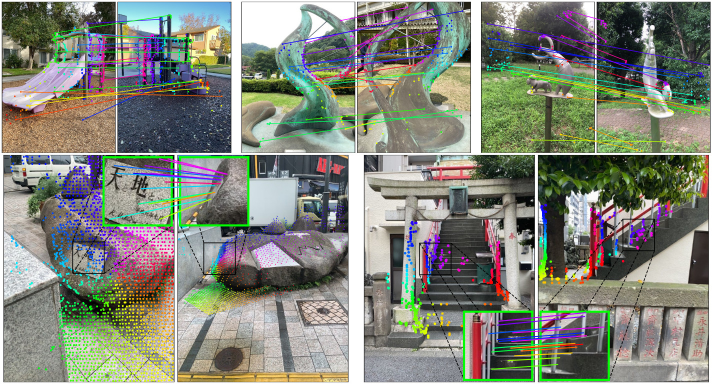
#> input picture dependencies/mast3r/assets/examples.jpg, 1425 x 768 px (shown at 1/2 size); its folder holds only this picture in this run
$ python -i io_utils.py   (imports and definitions only)   (older library calls are emulated)
#> lines starting #> are read from the running program, lines starting #| are printed output that depends on the picture
#> further down, picture is the input picture: shape (768, 1425, 3); mean B, G, R 122.1, 133.7, 130
import os
import numpy as np
import cv2
from pathlib import Path
from typing import List, Tuple

# [11 lines left out: functions save_masks, _resolve_frame_name, not called in this run]


def _ensure_output_dir(output_dir):
    Path(output_dir).mkdir(parents=True, exist_ok=True)


# [67 lines left out: functions save_depth, save_depth_raw, save_confidence, save_xyz_map, save_poses, load_frames_from_scene, not called in this run]


def _frame_score_metrics(frame):
    import cv2

    if frame is None or frame.size == 0:
        return {
            "sharpness": 0.0,
            "edge_density": 0.0,
            "edge_spread": 0.0,
            "edge_entropy": 0.0,
            "texture_regular": 0.0,
            "edge_concentration": 0.0,
            "center_bias": 0.0,
            "border_heavy_edges": 0.0,
            "contrast": 0.0,
            "clip_frac": 1.0,
        }

    h, w = frame.shape[:2]
    max_side = max(h, w)
    if max_side > 256:
        scale = 256.0 / float(max_side)
        frame = cv2.resize(
            frame,
            (max(1, int(round(w * scale))), max(1, int(round(h * scale)))),
            interpolation=cv2.INTER_AREA,
        )

    gray = cv2.cvtColor(frame, cv2.COLOR_BGR2GRAY)
    lap = cv2.Laplacian(gray, cv2.CV_32F)
    edges = cv2.Canny(gray, 80, 160)
    edge_density = float(edges.mean() / 255.0)

    grid = 3
    gh = np.linspace(0, edges.shape[0], grid + 1, dtype=int)
    gw = np.linspace(0, edges.shape[1], grid + 1, dtype=int)
    cell_edges = []
    for gy in range(grid):
        for gx in range(grid):
            cell = edges[gh[gy] : gh[gy + 1], gw[gx] : gw[gx + 1]]
            if cell.size > 0:
                cell_edges.append(float(cell.mean() / 255.0))
    cell_edges = np.asarray(cell_edges, dtype=np.float32)
    active_cells = float((cell_edges > 0.025).mean()) if cell_edges.size else 0.0
    edge_balance = float(
        1.0 - (cell_edges.std() / max(cell_edges.mean(), 1e-4))
    ) if cell_edges.size else 0.0
    edge_spread = max(0.0, 0.55 * active_cells + 0.45 * edge_balance)
    if cell_edges.size and float(cell_edges.sum()) > 1e-6:
        cell_prob = cell_edges / float(cell_edges.sum())
        edge_entropy = float(
            -(cell_prob * np.log(cell_prob + 1e-8)).sum() / np.log(max(len(cell_prob), 2))
        )
        edge_cv = float(cell_edges.std() / max(cell_edges.mean(), 1e-4))
        edge_concentration = float(
            np.clip(cell_edges.max() / max(cell_edges.mean(), 1e-4) - 1.8, 0.0, 2.0) / 2.0
        )
        texture_regular = float(
            np.clip((active_cells - 0.45) / 0.45, 0.0, 1.0)
            * np.clip((0.70 - edge_cv) / 0.70, 0.0, 1.0)
        )
    else:
        edge_entropy = 0.0
        edge_concentration = 0.0
        texture_regular = 0.0

    margin_y = max(1, int(round(edges.shape[0] * 0.12)))
    margin_x = max(1, int(round(edges.shape[1] * 0.12)))
    border_mask = np.zeros_like(edges, dtype=np.bool_)
    border_mask[:margin_y, :] = True
    border_mask[-margin_y:, :] = True
    border_mask[:, :margin_x] = True
    border_mask[:, -margin_x:] = True
    border_edge_density = float(edges[border_mask].mean() / 255.0)
    inner_edge_density = float(edges[~border_mask].mean() / 255.0) if (~border_mask).any() else 0.0
    center_y0 = max(0, int(round(edges.shape[0] * 0.20)))
    center_y1 = min(edges.shape[0], int(round(edges.shape[0] * 0.80)))
    center_x0 = max(0, int(round(edges.shape[1] * 0.20)))
    center_x1 = min(edges.shape[1], int(round(edges.shape[1] * 0.80)))
    center_mask = np.zeros_like(edges, dtype=np.bool_)
    center_mask[center_y0:center_y1, center_x0:center_x1] = True
    center_edge_density = float(edges[center_mask].mean() / 255.0) if center_mask.any() else 0.0
    peripheral_edge_density = float(edges[~center_mask].mean() / 255.0) if (~center_mask).any() else 0.0

    return {
        "sharpness": float(np.log1p(float(lap.var()))),
        "edge_density": edge_density,
        "edge_spread": float(edge_spread),
        "edge_entropy": float(edge_entropy),
        "texture_regular": float(texture_regular),
        "edge_concentration": float(edge_concentration),
        "center_bias": float(max(0.0, center_edge_density - peripheral_edge_density)),
        "border_heavy_edges": float(max(0.0, border_edge_density - inner_edge_density)),
        "contrast": float(gray.std() / 255.0),
        "clip_frac": float(((gray < 12) | (gray > 245)).mean()),
    }


def _scene_metric_raw_score(metrics):
    return float(
        1.35 * metrics["sharpness"]
        + 1.00 * metrics["edge_density"]
        + 0.95 * metrics["edge_spread"]
        + 0.85 * metrics["edge_entropy"]
        + 0.70 * metrics["contrast"]
        - 0.80 * metrics["texture_regular"]
        - 0.65 * metrics["edge_concentration"]
        - 0.40 * metrics["center_bias"]
        - 0.90 * metrics["border_heavy_edges"]
        - 0.60 * metrics["clip_frac"]
    )


def _best_rotated_frame_metrics(frame):
    candidates = []
    for rot_k in range(4):
        rotated = np.ascontiguousarray(np.rot90(frame, rot_k))
        metrics = _frame_score_metrics(rotated)
        candidates.append((_scene_metric_raw_score(metrics), rot_k, rotated, metrics))
#> this loop made 4 passes
#> (inner_edge_density in _frame_score_metrics, center_edge_density in _frame_score_metrics) on passes 1 to 4: (0.296, 0.284), (0.297, 0.284), (0.297, 0.283), (0.296, 0.283)
#> pass 1, in _frame_score_metrics, `lap = cv2.Laplacian(gray, cv2.CV_32F)`:
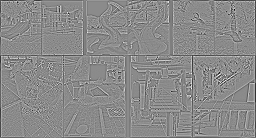
#> lap: shape (138, 256) float32; min -481, max 401, mean -1.5; drawn with min black and max white
#> pass 1, in _frame_score_metrics, `edges = cv2.Canny(gray, 80, 160)`:
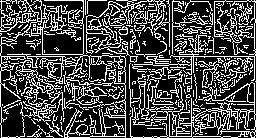
#> edges: shape (138, 256); 29% white in thin lines or dots
#> after the loop:
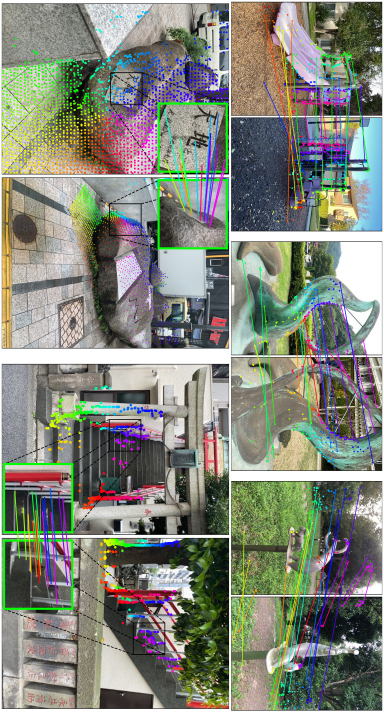
#> rotated: shape (1425, 768, 3) (shown at 1/2 size); mean B, G, R 122.1, 133.7, 130
#> after the loop, candidates = 4 items
    best_score, best_rot_k, best_frame, best_metrics = max(candidates, key=lambda x: x[0])
#> best_score = 12.95; best_rot_k = 3; best_metrics = 10 items
    best_metrics = dict(best_metrics)
    best_metrics["rotation"] = int(best_rot_k)
    best_metrics["scene_score_raw"] = float(best_score)
    return best_frame, best_metrics


# [19 lines left out: functions _zscore, _normalize_scores, not called in this run]


def _pool_grid_mean(grid, out_h, out_w):
    grid = np.asarray(grid, dtype=np.float32)
    if grid.size == 0:
        return np.zeros((out_h, out_w), dtype=np.float32)
    row_chunks = np.array_split(np.arange(grid.shape[0]), out_h)
    col_chunks = np.array_split(np.arange(grid.shape[1]), out_w)
    pooled = np.zeros((out_h, out_w), dtype=np.float32)
    for oy, rows in enumerate(row_chunks):
        for ox, cols in enumerate(col_chunks):
            cell = grid[np.ix_(rows, cols)]
            if cell.size > 0:
                pooled[oy, ox] = float(cell.mean())
    return pooled


# [26 lines left out: function _quality_scores, not called in this run]


def _frame_descriptor(frame):
    import cv2

    if frame is None or frame.size == 0:
        return np.zeros(256, dtype=np.float32)

    frame, best_metrics = _best_rotated_frame_metrics(frame)
#> best_metrics = 12 items

    h, w = frame.shape[:2]
#> h = 1425; w = 768
    max_side = max(h, w)
#> max_side = 1425
    if max_side > 192:
        scale = 192.0 / float(max_side)
#> scale = 0.135
        frame = cv2.resize(
            frame,
            (max(1, int(round(w * scale))), max(1, int(round(h * scale)))),
            interpolation=cv2.INTER_AREA,
        )

    gray = cv2.cvtColor(frame, cv2.COLOR_BGR2GRAY)
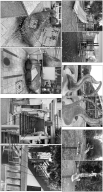
#> gray: shape (192, 103); min 4, max 255, mean 131.3
    gray_f = gray.astype(np.float32) / 255.0
    edges = cv2.Canny(gray, 80, 160)
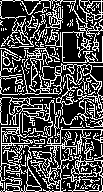
#> edges: shape (192, 103); 29.9% white in thin lines or dots
    grad_x = cv2.Sobel(gray_f, cv2.CV_32F, 1, 0, ksize=3)
    grad_y = cv2.Sobel(gray_f, cv2.CV_32F, 0, 1, ksize=3)
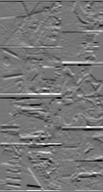
#> grad_y: shape (192, 103) float32; min -3.2, max 3.64, mean -0.00213; drawn with min black and max white
    grad_mag = cv2.magnitude(grad_x, grad_y)
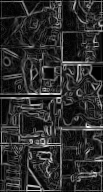
#> grad_mag: shape (192, 103) float32; min 0, max 3.67, mean 0.648; drawn with min black and max white

    edge_grid = np.zeros((6, 6), dtype=np.float32)
    grad_grid = np.zeros((6, 6), dtype=np.float32)
    gh = np.linspace(0, edges.shape[0], 7, dtype=int)
#> gh = [0, 32, 64, 96, 128, 160, 192]
    gw = np.linspace(0, edges.shape[1], 7, dtype=int)
#> gw = [0, 17, 34, 51, 68, 85, 103]
    for gy in range(6):
        for gx in range(6):
            cell = edges[gh[gy] : gh[gy + 1], gw[gx] : gw[gx + 1]]
            if cell.size > 0:
                edge_grid[gy, gx] = float(cell.mean() / 255.0)
            grad_cell = grad_mag[gh[gy] : gh[gy + 1], gw[gx] : gw[gx + 1]]
            if grad_cell.size > 0:
                grad_grid[gy, gx] = float(grad_cell.mean())
#> after the loop, edge_grid = [[0.162, 0.244, 0.3, 0.305, 0.256, 0.363], [0.296, 0.303, 0.342, 0.279, 0.18, 0.354], [0.257, 0.296, 0.292, 0.298, 0.34, 0.26], [0.278, 0.298, 0.272, 0.256, 0.219, 0.387], [0.344, 0.351, 0.322, 0.324, 0.331, 0.29], [0.351, 0.298, 0.331, 0.298, 0.336, 0.344]]; grad_grid = [[0.297, 0.514, 0.5, 0.67, 0.528, 0.77], [0.453, 0.515, 0.517, 0.659, 0.427, 0.651], [0.453, 0.759, 0.832, 0.823, 0.873, 0.603], [0.591, 0.725, 0.673, 0.675, 0.483, 0.816], [0.694, 0.82, 1.08, 0.736, 0.492, 0.753], [0.597, 0.682, 0.794, 0.598, 0.583, 0.666]]

    gray_thumb = cv2.resize(gray_f, (10, 10), interpolation=cv2.INTER_AREA).astype(np.float32)
    center_thumb = cv2.resize(gray_f, (6, 6), interpolation=cv2.INTER_AREA).astype(np.float32)
#> center_thumb = [[0.642, 0.514, 0.515, 0.533, 0.55, 0.405], [0.638, 0.51, 0.572, 0.445, 0.349, 0.636], [0.701, 0.504, 0.541, 0.548, 0.503, 0.726], [0.6, 0.472, 0.57, 0.645, 0.601, 0.47], [0.381, 0.475, 0.44, 0.371, 0.53, 0.426], [0.571, 0.538, 0.404, 0.438, 0.468, 0.298]]
    pooled_gray = _pool_grid_mean(gray_thumb, 5, 5)
#> after the loop in _pool_grid_mean, `for oy, rows in enumerate(row_chunks):`: pooled = [[0.609, 0.52, 0.522, 0.515, 0.458], [0.649, 0.502, 0.563, 0.408, 0.657], [0.669, 0.55, 0.589, 0.543, 0.539], [0.465, 0.39, 0.412, 0.571, 0.478], [0.534, 0.476, 0.39, 0.535, 0.324]]
#> pooled_gray has the same summary as pooled in _pool_grid_mean
    pooled_edges = _pool_grid_mean(edge_grid, 3, 3)
#> pooled_edges = [[0.251, 0.307, 0.288], [0.282, 0.279, 0.302], [0.336, 0.318, 0.325]]
    row_edge = edge_grid.mean(axis=1).astype(np.float32)
#> row_edge = [0.272, 0.292, 0.291, 0.285, 0.327, 0.326]
    col_edge = edge_grid.mean(axis=0).astype(np.float32)
#> col_edge = [0.281, 0.298, 0.31, 0.293, 0.277, 0.333]
    row_grad = grad_grid.mean(axis=1).astype(np.float32)
#> row_grad = [0.547, 0.537, 0.724, 0.66, 0.762, 0.653]
    col_grad = grad_grid.mean(axis=0).astype(np.float32)
#> col_grad = [0.514, 0.669, 0.732, 0.693, 0.564, 0.71]
    row_gray = gray_thumb.mean(axis=1).astype(np.float32)
#> row_gray = [0.547, 0.503, 0.533, 0.579, 0.57, 0.586, 0.498, 0.428, 0.413, 0.491]
    col_gray = gray_thumb.mean(axis=0).astype(np.float32)
#> col_gray = [0.602, 0.569, 0.477, 0.499, 0.517, 0.472, 0.522, 0.507, 0.436, 0.547]
    row_edge_grad = np.diff(row_edge).astype(np.float32) if row_edge.size > 1 else np.zeros(0, dtype=np.float32)
#> row_edge_grad = [0.0209, -0.00184, -0.00584, 0.042, -0.000528]
    col_edge_grad = np.diff(col_edge).astype(np.float32) if col_edge.size > 1 else np.zeros(0, dtype=np.float32)
#> col_edge_grad = [0.0172, 0.0113, -0.0165, -0.0162, 0.0561]
    top_gray = float(gray_thumb[:5].mean())
#> top_gray = 0.546
    bottom_gray = float(gray_thumb[5:].mean())
#> bottom_gray = 0.483
    left_gray = float(gray_thumb[:, :5].mean())
#> left_gray = 0.533
    right_gray = float(gray_thumb[:, 5:].mean())
#> right_gray = 0.497
    top_edge = float(edge_grid[:3].mean())
#> top_edge = 0.285
    bottom_edge = float(edge_grid[3:].mean())
#> bottom_edge = 0.313
    left_edge = float(edge_grid[:, :3].mean())
#> left_edge = 0.296
    right_edge = float(edge_grid[:, 3:].mean())
#> right_edge = 0.301

    metrics = dict(best_metrics)
#> metrics = 12 items
    descriptor = np.concatenate(
        [
            (0.85 * gray_thumb).reshape(-1),
            (0.70 * pooled_gray).reshape(-1),
            (1.55 * edge_grid).reshape(-1),
            (1.10 * grad_grid).reshape(-1),
            (0.85 * pooled_edges).reshape(-1),
            (0.65 * center_thumb).reshape(-1),
            (1.05 * row_edge).reshape(-1),
            (1.05 * col_edge).reshape(-1),
            (0.80 * row_grad).reshape(-1),
            (0.80 * col_grad).reshape(-1),
            (0.55 * row_gray).reshape(-1),
            (0.55 * col_gray).reshape(-1),
            (0.70 * row_edge_grad).reshape(-1),
            (0.70 * col_edge_grad).reshape(-1),
            np.array(
                [
                    metrics["sharpness"],
                    metrics["edge_density"],
                    metrics["edge_spread"],
                    metrics["border_heavy_edges"],
                    metrics["contrast"],
                    metrics["clip_frac"],
                    metrics["rotation"] / 3.0,
                    top_gray,
                    bottom_gray,
                    left_gray,
                    right_gray,
                    top_edge,
                    bottom_edge,
                    left_edge,
                    right_edge,
                ],
                dtype=np.float32,
            ),
        ]
    ).astype(np.float32)
#> descriptor = 311 values, max 8.5 at index 296, min -0.0116 at index 293, mean 0.448
    norm = float(np.linalg.norm(descriptor))
#> norm = 11.72
    if norm > 1e-6:
        descriptor /= norm
#> descriptor = 311 values, max 0.725 at index 296, min -0.000988 at index 293, mean 0.0382
    return descriptor


# [484 lines left out: functions _frame_descriptors, _temporal_risk_scores, _mmr_select_candidates, _greedy_diverse_order, _temporal_front_guard, _pick_best_in_ranges and 5 more, not called in this run]

>>> import cv2
>>> picture = cv2.imread('../dependencies/mast3r/assets/examples.jpg')
>>> result = _frame_descriptor(picture)
#> result has the same summary as descriptor in _frame_descriptor

$ run again, on dependencies/mast3r/assets/matching.jpg
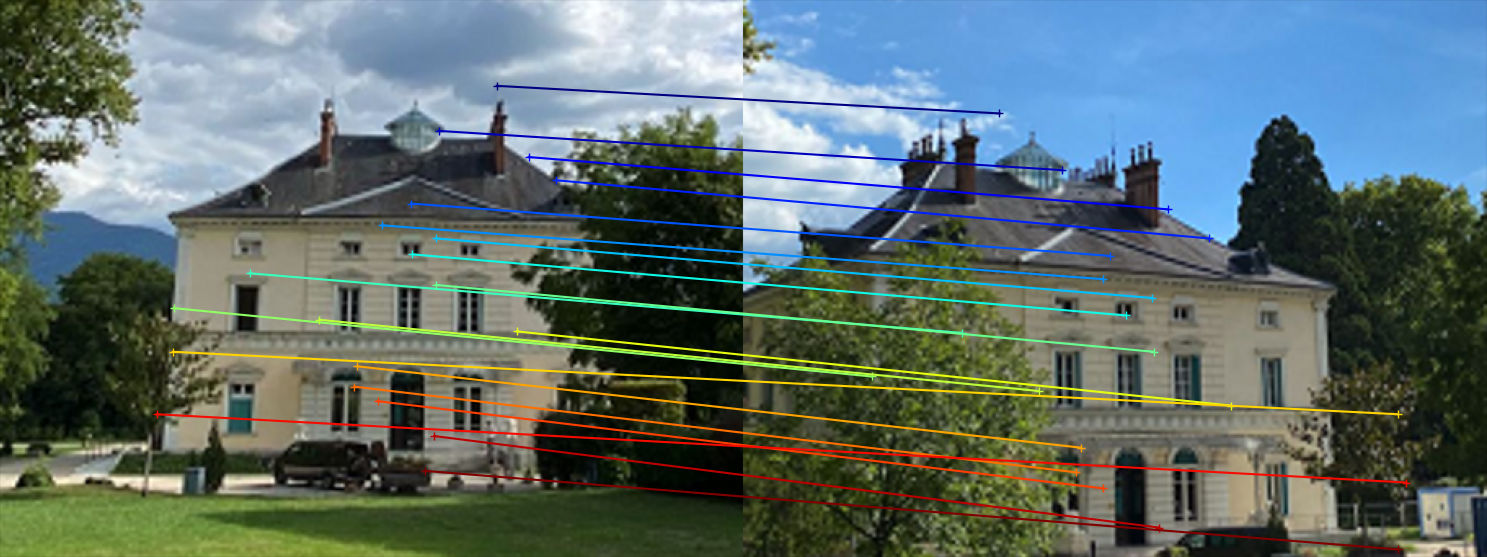
#> input picture dependencies/mast3r/assets/matching.jpg, 1487 x 557 px
#> picture is the input picture: shape (557, 1487, 3); mean B, G, R 108.2, 110.5, 95.1
#> the loop in _best_rotated_frame_metrics, `for rot_k in range(4):` made 4 passes
#> (edge_density in _frame_score_metrics, peripheral_edge_density in _frame_score_metrics) on passes 1 to 4: (0.231, 0.188), (0.23, 0.188), (0.231, 0.189), (0.231, 0.189)
#> pass 1, in _frame_score_metrics, `edges = cv2.Canny(gray, 80, 160)`:
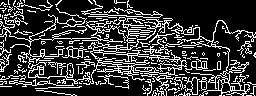
#> edges: shape (96, 256); 23.1% white in thin lines or dots
#> after the loop in _best_rotated_frame_metrics, `for rot_k in range(4):`: candidates = 4 items
#> in _best_rotated_frame_metrics, `best_score, best_rot_k, best_frame, best_metrics = max(candidates, key..`: best_score = 12.18; best_rot_k = 3; best_metrics = 10 items
#> in _frame_descriptor, `frame, best_metrics = _best_rotated_frame_metrics(frame)`: best_metrics = 12 items
#> in _frame_descriptor, `grad_mag = cv2.magnitude(grad_x, grad_y)`:
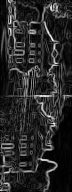
#> grad_mag: shape (192, 72) float32; min 0, max 2.77, mean 0.445; drawn with min black and max white
#> after the loop in _frame_descriptor, `for gy in range(6):`: edge_grid = [[0.19, 0.271, 0.294, 0.224, 0.195, 0.268], [0.258, 0.339, 0.279, 0.214, 0.315, 0.169], [0.112, 0.286, 0.367, 0.273, 0.365, 0.24], [0.237, 0.365, 0.398, 0.339, 0.38, 0.107], [0.359, 0.305, 0.263, 0.26, 0.128, 0], [0.315, 0.271, 0.182, 0.174, 0.0885, 0]]; grad_grid = [[0.528, 0.599, 0.411, 0.495, 0.55, 0.346], [0.509, 0.647, 0.537, 0.37, 0.639, 0.247], [0.195, 0.472, 0.714, 0.463, 0.678, 0.384], [0.289, 0.411, 0.457, 0.665, 0.73, 0.228], [0.571, 0.463, 0.398, 0.481, 0.306, 0.047], [0.709, 0.383, 0.33, 0.372, 0.339, 0.0411]]
#> center_thumb = [[0.476, 0.256, 0.279, 0.462, 0.628, 0.497], [0.309, 0.367, 0.498, 0.403, 0.481, 0.638], [0.169, 0.226, 0.25, 0.21, 0.498, 0.786], [0.221, 0.29, 0.339, 0.427, 0.656, 0.617], [0.354, 0.423, 0.454, 0.379, 0.569, 0.591], [0.35, 0.283, 0.262, 0.176, 0.522, 0.566]]
#> after the loop in _pool_grid_mean, `for oy, rows in enumerate(row_chunks):`: pooled = [[0.44, 0.288, 0.369, 0.61, 0.535], [0.261, 0.413, 0.447, 0.377, 0.644], [0.162, 0.226, 0.244, 0.527, 0.736], [0.324, 0.401, 0.383, 0.446, 0.596], [0.346, 0.314, 0.244, 0.447, 0.574]]
#> pooled_gray has the same summary as pooled in _pool_grid_mean
#> pooled_edges = [[0.264, 0.253, 0.237], [0.25, 0.344, 0.273], [0.312, 0.22, 0.054]]
#> row_edge = [0.24, 0.262, 0.274, 0.304, 0.219, 0.172]
#> col_edge = [0.245, 0.306, 0.297, 0.247, 0.245, 0.131]
#> row_grad = [0.488, 0.492, 0.484, 0.463, 0.378, 0.362]
#> col_grad = [0.467, 0.496, 0.474, 0.474, 0.54, 0.216]
#> row_gray = [0.367, 0.53, 0.433, 0.424, 0.311, 0.447, 0.41, 0.45, 0.443, 0.327]
#> col_gray = [0.323, 0.29, 0.309, 0.348, 0.343, 0.332, 0.39, 0.573, 0.625, 0.609]
#> row_edge_grad = [0.0217, 0.0117, 0.0304, -0.0851, -0.0473]
#> col_edge_grad = [0.0608, -0.00868, -0.0499, -0.00217, -0.115]
#> top_gray = 0.413
#> bottom_gray = 0.415
#> left_gray = 0.323
#> right_gray = 0.506
#> top_edge = 0.259
#> bottom_edge = 0.232
#> left_edge = 0.283
#> right_edge = 0.208
#> in _frame_descriptor, `metrics = dict(best_metrics)`: metrics = 12 items
#> in _frame_descriptor, `descriptor = np.concatenate( [ (0.85 * gray_thumb).reshape(-1), (0.70 ..`: descriptor = 311 values, max 7.88 at index 296, min -0.0802 at index 295, mean 0.354
#> norm = 10.23
#> in _frame_descriptor, `descriptor /= norm`: descriptor = 311 values, max 0.77 at index 296, min -0.00784 at index 295, mean 0.0345
#> result has the same summary as descriptor in _frame_descriptor
